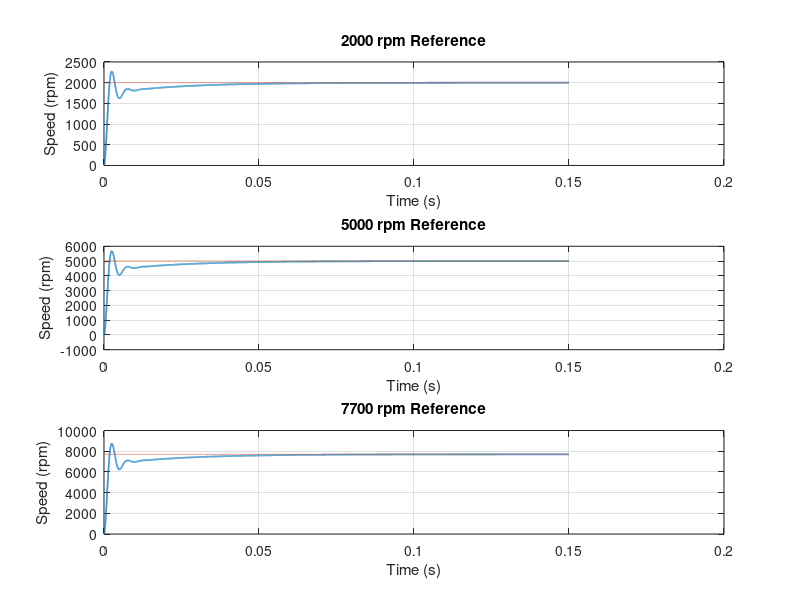

This figure's MATLAB source:
clc;
clear;
close all;

fprintf('\n');
fprintf('============================================================\n');
fprintf(' BO4831NH2B02-101-24.0\n');
fprintf(' STAGE 14 - SENSORED BLDC CLOSED-LOOP PERFORMANCE SWEEP\n');
fprintf('============================================================\n');

%% ============================================================
%  LOCKED MOTOR PARAMETERS
% =============================================================

Vdc = 24.0;
R   = 0.080;
L   = 8.0e-05;

Ke  = 0.028018;
Kt  = 0.025398;

J   = 3.060e-05;
p   = 7;

rated_rpm = 7700;
rated_I   = 17.60;
rated_T   = 0.447;

Kp = 0.150;
Ki = 8.000;

fprintf('\n');
fprintf('============================================================\n');
fprintf(' LOCKED MOTOR PARAMETERS\n');
fprintf('============================================================\n');

fprintf('DC voltage          = %.6f V\n',Vdc);
fprintf('Resistance          = %.8f Ohm\n',R);
fprintf('Inductance          = %.8e H\n',L);
fprintf('Effective Ke        = %.8f V.s/rad\n',Ke);
fprintf('Effective Kt        = %.8f N.m/A\n',Kt);
fprintf('Rotor inertia       = %.8e kg.m^2\n',J);
fprintf('Pole pairs          = %d\n',p);
fprintf('Rated speed         = %.2f rpm\n',rated_rpm);
fprintf('Rated current       = %.2f A\n',rated_I);
fprintf('Rated torque        = %.6f N.m\n',rated_T);

fprintf('\n');
fprintf('PI controller:\n');
fprintf('Kp                  = %.6f\n',Kp);
fprintf('Ki                  = %.6f\n',Ki);

%% ============================================================
%  MOTOR SPEED MODEL
% =============================================================

% Averaged electromechanical motor:
%
% G(s) = Kt /
%        ((J*s)*(L*s+R) + Kt*Ke)

num_motor = Kt;

den_motor = [J*L J*R Kt*Ke];

Gmotor = tf(num_motor,den_motor);

fprintf('\n');
fprintf('============================================================\n');
fprintf(' MOTOR TRANSFER FUNCTION\n');
fprintf('============================================================\n');

Gmotor

%% ============================================================
%  PI CONTROLLER
% =============================================================

PI = tf([Kp Ki],[1 0]);

fprintf('\n');
fprintf('============================================================\n');
fprintf(' PI CONTROLLER\n');
fprintf('============================================================\n');

PI

%% ============================================================
%  CLOSED LOOP
% =============================================================

Lopen = PI*Gmotor;
Tclosed = feedback(Lopen,1);

fprintf('\n');
fprintf('============================================================\n');
fprintf(' CLOSED-LOOP TRANSFER FUNCTION\n');
fprintf('============================================================\n');

Tclosed

%% ============================================================
%  CLOSED LOOP POLES
% =============================================================

poles = pole(Tclosed);

fprintf('\n');
fprintf('============================================================\n');
fprintf(' CLOSED-LOOP POLES\n');
fprintf('============================================================\n');

for k = 1:length(poles)
    fprintf('Pole %d = %.12f %+ .12fj\n', ...
        k,real(poles(k)),imag(poles(k)));
end

stable_flag = 1;

for k = 1:length(poles)
    if real(poles(k)) >= 0
        stable_flag = 0;
    end
end

if stable_flag
    fprintf('Closed-loop stability = PASS\n');
else
    fprintf('Closed-loop stability = FAIL\n');
end

%% ============================================================
%  SPEED REFERENCES
% =============================================================

speed_ref_rpm = [2000 5000 7700];

speed_ref_rad = speed_ref_rpm*2*pi/60;

fprintf('\n');
fprintf('============================================================\n');
fprintf(' SPEED REFERENCES\n');
fprintf('============================================================\n');

for k = 1:length(speed_ref_rpm)
    fprintf('%4d rpm = %.12f rad/s\n', ...
        speed_ref_rpm(k),speed_ref_rad(k));
end

%% ============================================================
%  SIMULATION SETTINGS
% =============================================================

t = 0:1e-5:0.15;

fprintf('\n');
fprintf('============================================================\n');
fprintf(' SIMULATION SETTINGS\n');
fprintf('============================================================\n');

fprintf('Simulation time = %.6f s\n',t(end));
fprintf('Time step       = %.8f s\n',t(2)-t(1));
fprintf('Simulation points = %d\n',length(t));

%% ============================================================
%  STORAGE
% =============================================================

final_speed   = zeros(1,length(speed_ref_rpm));
peak_speed    = zeros(1,length(speed_ref_rpm));
rise_time     = zeros(1,length(speed_ref_rpm));
settle_time   = zeros(1,length(speed_ref_rpm));
overshoot     = zeros(1,length(speed_ref_rpm));
speed_error   = zeros(1,length(speed_ref_rpm));
error_percent = zeros(1,length(speed_ref_rpm));

%% ============================================================
%  SPEED RESPONSE SWEEP
% =============================================================

fprintf('\n');
fprintf('============================================================\n');
fprintf(' CLOSED-LOOP SPEED RESPONSE SWEEP\n');
fprintf('============================================================\n');

figure;

for k = 1:length(speed_ref_rpm)

    r = speed_ref_rad(k)*ones(size(t));

    [y,tt] = lsim(Tclosed,r,t);

    y_rpm = y*60/(2*pi);

    final_speed(k) = y_rpm(end);
    peak_speed(k)  = max(y_rpm);

    % Rise time: 10% to 90%
    low_level  = 0.10*speed_ref_rpm(k);
    high_level = 0.90*speed_ref_rpm(k);

    idx10 = find(y_rpm >= low_level);

    if isempty(idx10)
        rise_time(k) = NaN;
    else
        i10 = idx10(1);

        idx90 = find(y_rpm >= high_level);

        if isempty(idx90)
            rise_time(k) = NaN;
        else
            i90 = idx90(1);
            rise_time(k) = tt(i90)-tt(i10);
        end
    end

    % 2% settling time
    band = 0.02*speed_ref_rpm(k);

    outside = find(abs(y_rpm-speed_ref_rpm(k)) > band);

    if isempty(outside)
        settle_time(k) = 0;
    else
        last_outside = outside(end);

        if last_outside < length(tt)
            settle_time(k) = tt(last_outside+1);
        else
            settle_time(k) = NaN;
        end
    end

    overshoot(k) = ...
        max(0,(peak_speed(k)-speed_ref_rpm(k))) ...
        /speed_ref_rpm(k)*100;

    speed_error(k) = ...
        abs(speed_ref_rpm(k)-final_speed(k));

    error_percent(k) = ...
        speed_error(k)/speed_ref_rpm(k)*100;

    subplot(3,1,k);
    plot(tt,y_rpm,'LineWidth',1.2);
    hold on;
    plot(tt,speed_ref_rpm(k)*ones(size(tt)),'--');
    grid on;

    xlabel('Time (s)');
    ylabel('Speed (rpm)');

    title(sprintf('%d rpm Reference',speed_ref_rpm(k)));

    fprintf('\n');
    fprintf('%4d rpm reference:\n',speed_ref_rpm(k));
    fprintf('  Final speed       = %.9f rpm\n',final_speed(k));
    fprintf('  Peak speed        = %.9f rpm\n',peak_speed(k));
    fprintf('  Rise time         = %.9f s\n',rise_time(k));
    fprintf('  Settling time     = %.9f s\n',settle_time(k));
    fprintf('  Overshoot         = %.6f %%\n',overshoot(k));
    fprintf('  Steady-state error= %.9f rpm\n',speed_error(k));
    fprintf('  Error percentage  = %.9f %%\n',error_percent(k));

end

%% ============================================================
%  MULTI-SPEED TRACKING VALIDATION
% =============================================================

fprintf('\n');
fprintf('============================================================\n');
fprintf(' MULTI-SPEED TRACKING VALIDATION\n');
fprintf('============================================================\n');

tracking_pass = 1;

for k = 1:length(speed_ref_rpm)

    if error_percent(k) <= 1.0
        fprintf('%4d rpm tracking = PASS\n',speed_ref_rpm(k));
    else
        fprintf('%4d rpm tracking = FAIL\n',speed_ref_rpm(k));
        tracking_pass = 0;
    end

end

%% ============================================================
%  RATED SPEED VALIDATION
% =============================================================

rated_index = 3;

fprintf('\n');
fprintf('============================================================\n');
fprintf(' RATED SPEED VALIDATION\n');
fprintf('============================================================\n');

fprintf('Rated reference     = %.2f rpm\n',rated_rpm);
fprintf('Final simulated     = %.9f rpm\n',final_speed(rated_index));
fprintf('Absolute error      = %.9f rpm\n',speed_error(rated_index));
fprintf('Percentage error    = %.9f %%\n',error_percent(rated_index));

if error_percent(rated_index) <= 1.0
    rated_pass = 1;
    fprintf('Rated speed tracking = PASS\n');
else
    rated_pass = 0;
    fprintf('Rated speed tracking = FAIL\n');
end

%% ============================================================
%  DC GAIN
% =============================================================

dc_gain = dcgain(Tclosed);

fprintf('\n');
fprintf('============================================================\n');
fprintf(' CLOSED-LOOP DC GAIN\n');
fprintf('============================================================\n');

fprintf('Closed-loop DC gain = %.12f\n',dc_gain);

if abs(dc_gain-1) < 1e-6
    dc_gain_pass = 1;
    fprintf('DC gain validation = PASS\n');
else
    dc_gain_pass = 0;
    fprintf('DC gain validation = FAIL\n');
end

%% ============================================================
%  DUTY-CYCLE REQUIREMENT
% =============================================================

rated_omega = rated_rpm*2*pi/60;

rated_emf = Ke*rated_omega;

rated_ir = rated_I*R;

required_voltage = rated_emf + rated_ir;

required_duty = required_voltage/Vdc;

fprintf('\n');
fprintf('============================================================\n');
fprintf(' RATED-POINT PWM DUTY CHECK\n');
fprintf('============================================================\n');

fprintf('Rated back-EMF       = %.9f V\n',rated_emf);
fprintf('Rated I*R drop        = %.9f V\n',rated_ir);
fprintf('Required voltage      = %.9f V\n',required_voltage);
fprintf('Available DC voltage  = %.9f V\n',Vdc);
fprintf('Required duty         = %.9f\n',required_duty);
fprintf('Required duty         = %.6f %%\n',required_duty*100);

if required_duty <= 1
    duty_pass = 1;
    fprintf('Duty-cycle feasibility = PASS\n');
else
    duty_pass = 0;
    fprintf('Duty-cycle feasibility = REVIEW\n');
end

%% ============================================================
%  RATED CURRENT / TORQUE REFERENCE
% =============================================================

rated_torque_calc = Kt*rated_I;

fprintf('\n');
fprintf('============================================================\n');
fprintf(' RATED CURRENT / TORQUE CHECK\n');
fprintf('============================================================\n');

fprintf('Rated current          = %.6f A\n',rated_I);
fprintf('Calculated torque      = %.9f N.m\n',rated_torque_calc);
fprintf('Datasheet torque       = %.9f N.m\n',rated_T);

torque_error = abs(rated_torque_calc-rated_T)/rated_T*100;

fprintf('Torque difference      = %.9f %%\n',torque_error);

if torque_error <= 1
    torque_pass = 1;
    fprintf('Rated torque validation = PASS\n');
else
    torque_pass = 0;
    fprintf('Rated torque validation = REVIEW\n');
end

%% ============================================================
%  SENSORED BLDC ARCHITECTURE
% =============================================================

fprintf('\n');
fprintf('============================================================\n');
fprintf(' SENSORED BLDC CLOSED-LOOP ARCHITECTURE\n');
fprintf('============================================================\n');

fprintf('\n');
fprintf('Speed reference\n');
fprintf('      |\n');
fprintf('      v\n');
fprintf(' PI speed controller\n');
fprintf('      |\n');
fprintf('      v\n');
fprintf(' PWM duty command\n');
fprintf('      |\n');
fprintf('      v\n');
fprintf(' 3-phase inverter\n');
fprintf('      |\n');
fprintf('      v\n');
fprintf(' Six-step commutation\n');
fprintf('      |\n');
fprintf('      v\n');
fprintf(' BLDC phase currents\n');
fprintf('      |\n');
fprintf('      v\n');
fprintf(' Electromagnetic torque\n');
fprintf('      |\n');
fprintf('      v\n');
fprintf(' Mechanical speed\n');
fprintf('      |\n');
fprintf('      v\n');
fprintf(' Hall sensors\n');
fprintf('      |\n');
fprintf('      +-------- feedback --------+\n');

%% ============================================================
%  PERFORMANCE SUMMARY
% =============================================================

fprintf('\n');
fprintf('============================================================\n');
fprintf(' PERFORMANCE SUMMARY\n');
fprintf('============================================================\n');

fprintf('\n');
fprintf(' Reference    Final Speed    Peak Speed    Rise Time    Settling Time    Overshoot\n');
fprintf('   (rpm)         (rpm)          (rpm)          (s)            (s)            (%%)\n');

for k = 1:length(speed_ref_rpm)

    fprintf('%8.0f %15.6f %14.6f %13.6f %16.6f %14.6f\n', ...
        speed_ref_rpm(k), ...
        final_speed(k), ...
        peak_speed(k), ...
        rise_time(k), ...
        settle_time(k), ...
        overshoot(k));

end

%% ============================================================
%  FINAL VALIDATION
% =============================================================

fprintf('\n');
fprintf('============================================================\n');
fprintf(' STAGE 14 FINAL VALIDATION\n');
fprintf('============================================================\n');

fprintf('Closed-loop stability       = ');
if stable_flag
    fprintf('PASS\n');
else
    fprintf('FAIL\n');
end

fprintf('Closed-loop DC gain         = ');
if dc_gain_pass
    fprintf('PASS\n');
else
    fprintf('FAIL\n');
end

fprintf('Multi-speed tracking        = ');
if tracking_pass
    fprintf('PASS\n');
else
    fprintf('FAIL\n');
end

fprintf('Rated-speed tracking        = ');
if rated_pass
    fprintf('PASS\n');
else
    fprintf('FAIL\n');
end

fprintf('Rated torque consistency    = ');
if torque_pass
    fprintf('PASS\n');
else
    fprintf('REVIEW\n');
end

fprintf('PWM duty feasibility        = ');
if duty_pass
    fprintf('PASS\n');
else
    fprintf('REVIEW\n');
end

%% ============================================================
%  OVERALL RESULT
% =============================================================

fprintf('\n');
fprintf('============================================================\n');
fprintf(' STAGE 14 OVERALL RESULT\n');
fprintf('============================================================\n');

if stable_flag && dc_gain_pass && tracking_pass && rated_pass

    if duty_pass && torque_pass
        fprintf('STAGE 14 = PASS\n');
    else
        fprintf('STAGE 14 = PASS WITH REVIEW\n');
    end

else

    fprintf('STAGE 14 = REVIEW\n');

end

fprintf('\n');
fprintf('Sensored BLDC closed-loop speed response evaluated.\n');
fprintf('PI speed control validated.\n');
fprintf('Multi-speed tracking evaluated.\n');
fprintf('Rated-speed tracking evaluated.\n');
fprintf('Closed-loop stability verified.\n');
fprintf('Rated-point PWM duty requirement evaluated.\n');
fprintf('Rated torque consistency evaluated.\n');

fprintf('\n');
fprintf('IMPORTANT MODEL LIMITATION:\n');
fprintf('This stage uses the validated averaged electromechanical\n');
fprintf('plant together with the sensored BLDC architecture.\n');
fprintf('Exact MOSFET switching, PWM carrier ripple, dead time,\n');
fprintf('device voltage drops and manufacturer-specific Hall-to-\n');
fprintf('phase wiring are not experimentally verified.\n');

fprintf('\n');
fprintf('============================================================\n');
fprintf(' END OF STAGE 14\n');
fprintf('============================================================\n');
